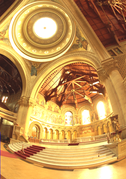
%> input picture Homework4/Images/0_Calib_Chapel/16_1.png, 126 x 179 px, shrunk from 502 x 716 before the run; its folder holds only this picture in this run
$ octave main_calibration.m   (GNU Octave 9; MATLAB toolbox functions it lacks are replaced by stand-ins)
%> lines starting %> are read from the running program, lines starting %| are printed output that depends on the picture; in (x1, y1, x2, y2) boxes, pixels count from 0 and x2, y2 are one past the last pixel; in counts of white or black regions, pixels touching at a corner belong together; the program's own positions count from 1
### Homework4/Code/ParseFiles.m
% Based on code by James Tompkin
%
% reads in a directory and parses out the exposure values
% files should be named like: "xxx_yyy.jpg" where
% xxx / yyy is the exposure in seconds.

function [filePaths, exposures, numExposures] = ParseFiles(folderPath)
%> called with folderPath = '../Images//0_Calib_Chapel'

list = dir(folderPath);
fileNames = setdiff({list.name}, {'.', '..'});
%disp(fileNames);
filePaths = strcat(strcat(folderPath, '/'), fileNames);
%disp(filePaths);
numExposures = length(fileNames);

exposures = zeros(numExposures, 1);

for i = 1 : numExposures
    fn = fileNames{i};
    [s, f] = regexp(fn, '(\d+)');
    nominator = fn(s(1):f(1));
    denominator = fn(s(2):f(2));
    exposure = str2double(nominator) / str2double(denominator);
    exposures(i) = exposure;
end

% sort by exposure
[exposures, indices] = sort(exposures, 'descend');
%disp(exposures)
filePaths = filePaths(indices);

### Homework4/Code/gsolve.m
%
% gsolve.m ? Solve for imaging system response function
%
% Given a set of pixel values observed for several pixels in several
% images with different exposure times, this function returns the
% imaging system뭩 response function g as well as the log film irradiance
% values for the observed pixels.
%
% Assumes:
%
% Zmin = 0
% Zmax = 255
%
% Arguments:
%
% Z(i,j) is the pixel values of pixel location number i in image j
% B(j) is the log delta t, or log shutter speed, for image j
% l is lamdba, the constant that determines the amount of smoothness
% w(z) is the weighting function value for pixel value z
%
% Returns:
%
% g(z) is the log exposure corresponding to pixel value z
% lE(i) is the log film irradiance at pixel location i
%
function [g,lE]=gsolve(Z,B,l,w, Zmin, Zmax)

n = Zmax+1;
A = zeros(size(Z,1)*size(Z,2)+n-1,n+size(Z,1));
b = zeros(size(A,1),1);

dwij = [];
%% Include the data?fitting equations
k = 1;
for i=1:size(Z,1)
    for j=1:size(Z,2)
        wij = w(Z(i,j)+1);
        dwij = [dwij wij];
        A(k,Z(i,j)+1) = wij;
        A(k,n+i) = -wij;
        b(k,1) = wij * B(j);
        k=k+1;
    end
end

%% Fix the curve by setting its middle value to 0
A(k,round((Zmax+1)/2)) = 1;
k=k+1;

%% Include the smoothness equations
for i=1:n-2
    A(k,i)=l*w(i+1);
    A(k,i+1)=-2*l*w(i+1);
    A(k,i+2)=l*w(i+1);
    k=k+1;
end

%% Solve the system using SVD
x = A\b;
g = x(1:n);
lE = x(n+1:size(x,1));

### Homework4/Code/reconstruct_hdr.m
function [lnE] = reconstruct_hdr(image,g,B,w,ch)

[x_max,y_max,chnl,p] = size(image);

for i = 1:x_max
  for j = 1:y_max
    tot_w = 0;
    g_w_tot = 0;
    for k = 1:p
       pic = image(i,j,ch,k);
       if pic == 0
         pic = 1;
       end
       temp_w = w(pic);
       tot_w += temp_w;
       #disp(image(i,j,ch,k));
       temp_g = g(pic);
       g_w_temp  = temp_w*(temp_g - B(k));
       g_w_tot += g_w_temp;

    end

    lnE(i,j) = g_w_tot/tot_w;
  end
end
endfunction

### Homework4/Code/global_tonemap.m
function [output]  = global_tonemap(input)

  for i = 1:size(input,1)
    for j = 1:size(input,2)
      output(i,j) = (0.5*input(i,j))/(0.5*input(i,j) + 1);
    end
  end

endfunction

### Homework4/Code/main_calibration.m
clear; clc;

%%% Assignment 4 - Starter code

% Setting up the input output paths and the parameters
inputDir = '../Images/';
outputDir = '../Results/';

lambda = 50;
Zmin = 0;
Zmax = 255;

calibSetName = '0_Calib_Chapel';
tic();
% Parsing the input images to get the file names and corresponding exposure
% values
[filePaths, exposures, numExposures] = ParseFiles([inputDir, '/', calibSetName]);

B = log(exposures);
% Sample the images

inp = im2double(imread(char(filePaths(1))));
[x_max,y_max,chnl] = size(inp);
%> x_max = 179; y_max = 126; chnl = 3
p = length(filePaths);

Z_r = zeros(80,p);
Z_g = zeros(80,p);
Z_b = zeros(80,p);

%taking 80 random samples
%code in octave...diffent function for matlab

rand_x = randi(x_max,1,80);
rand_y = randi(y_max,1,80);


for i = 1:80
  for j = 1:p

    pic = floor(im2double(imread(char(filePaths(j))))*255);
    Z_r(i,j) = pic(rand_x(i),rand_y(i),1);
    Z_g(i,j) = pic(rand_x(i),rand_y(i),2);
    Z_b(i,j) = pic(rand_x(i),rand_y(i),3);

  end
end

% Create the triangle function

function [output] = triangle(input)
  if input < (256/2)
    output = input;
  else
    output = 256 - input;
  endif
endfunction

%Tried passing array as function instead of "@triangle" to optimise

for kt = 1:256
  if kt<128
    w(kt) = kt;
  else
    w(kt) = 256 - kt;
  endif
end
%> after the loop, w = 256 values, max 128 at index 128, min 0 at index 256, mean 64
% Recover the camera response function using Debevec's optimization code (gsolve.m)

[g_r,lE_r]=gsolve(Z_r,B,lambda,w, Zmin, Zmax);
%> in gsolve, `A(k,round((Zmax+1)/2)) = 1;`: A: size 335x336 double; min -126, max 126, mean 0; mean of the top-left, top-right, bottom-left and bottom-right quarters 0.1, -0.1, 0, 0
%> after the loop in gsolve, `for i=1:n-2`: A: size 335x336 double; min -12800, max 6400, mean 0
[g_g,lE_g]=gsolve(Z_g,B,lambda,w, Zmin, Zmax);
%> in gsolve (call 2), `A(k,round((Zmax+1)/2)) = 1;`: A: size 335x336 double; min -128, max 128, mean 0; mean of the top-left, top-right, bottom-left and bottom-right quarters 0.2, -0.2, 0, 0
[g_b,lE_b]=gsolve(Z_b,B,lambda,w, Zmin, Zmax);
%> call 3 of gsolve, with B = 2.77, l = 50, Zmin = 0, Zmax = 255
%> after the loop in gsolve (call 3), `for i=1:size(Z,1)`:
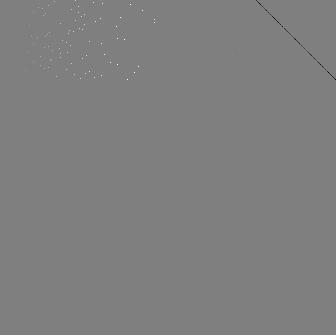
%> A: size 335x336 double; min -128, max 128, mean 0; mean of the top-left, top-right, bottom-left and bottom-right quarters 0.2, -0.2, 0, 0; drawn with min black and max white
%> in gsolve (call 3), `A(k,round((Zmax+1)/2)) = 1;`: A: size 335x336 double; under 0.01% of pixels changed, all inside (x1, y1, x2, y2) = (127, 80, 128, 81)
%> after the loop in gsolve (call 3), `for i=1:n-2`:
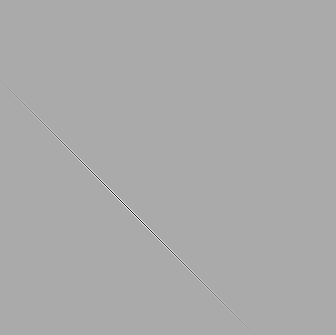
%> A: size 335x336 double; min -12800, max 6400, mean 0; mean of the top-left, top-right, bottom-left and bottom-right quarters 0.2, -0.2, 0, 0; drawn with min black and max white
disp('first part done ...');

%plotting camera response functions for different channels
 plot([g_r,g_g,g_b]);
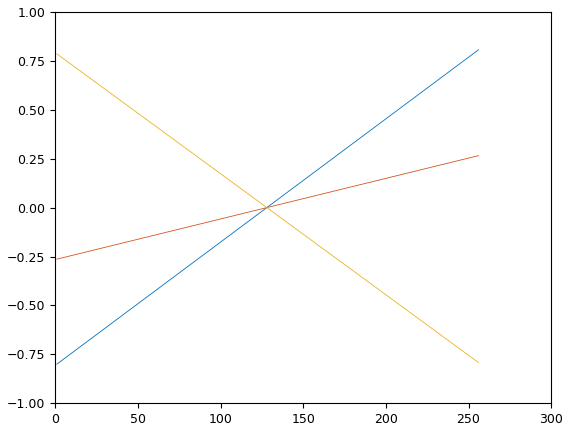
%> figure redrawn from the program's plot data; curve peaks at x = 256, y = 0.807; curve peaks at x = 256, y = 0.266; curve peaks at x = 1, y = 0.786

%Stacking images in a single matrix for increasing speed

calibSetName = '1_Bicycles';
tic();
% Parsing the input images to get the file names and corresponding exposure
% values
[filePaths, exposures, numExposures] = ParseFiles([inputDir, '/', calibSetName]);

B = log(exposures);

inp = im2double(imread(char(filePaths(1))));
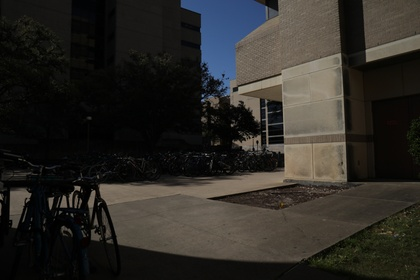
%> input picture Homework4/Images/1_Bicycles/1_1000.JPG, 420 x 280 px, shrunk from 1680 x 1120 before the run
%> inp: size 280x420x3 double
[x_max,y_max,chnl] = size(inp);
%> x_max = 280; y_max = 420
p = length(filePaths);

for a = 1:p
  image(:,:,:,a) = floor(im2double(imread(char(filePaths(a))))*255);
end

%fetching the logE for each channel

lnE_r = reconstruct_hdr(image,g_r,B,w,1);
disp('second part red done ...');
lnE_g = reconstruct_hdr(image,g_g,B,w,2);
%> call 2 of reconstruct_hdr, with B = -6.91, ch = 2
%> after the loop in reconstruct_hdr (call 2), `for i = 1:x_max`:
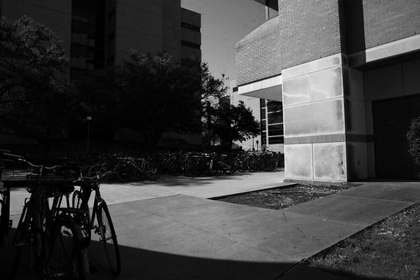
%> lnE: size 280x420 double; min 6.64, max 6.99, mean 6.73; drawn with min black and max white
disp('second part green done ...');
lnE_b = reconstruct_hdr(image,g_b,B,w,3);
%> call 3 of reconstruct_hdr, with B = -6.91, ch = 3
%> after the loop in reconstruct_hdr (call 3), `for i = 1:x_max`:
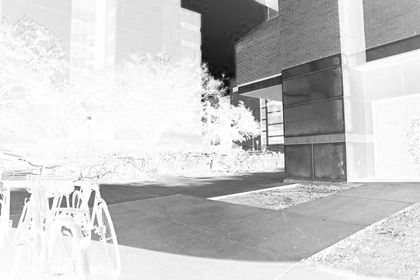
%> lnE: size 280x420 double; min 6.64, max 7.69, mean 7.47; drawn with min black and max white
disp('second part blue done ...');

%Extracting the E for r,g,b channels by applynig exponential operator

E_r = exp(lnE_r);
E_g = exp(lnE_g);
E_b = exp(lnE_b);

%show luminance mapping

LM(:,:,1) = E_r;
LM(:,:,2) = E_g;
LM(:,:,3) = E_b;
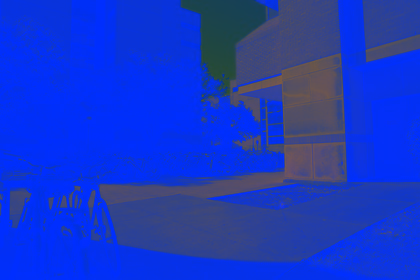
%> LM: size 280x420x3 double; mean R, G, B 614.8, 839.5, 1800.4; drawn with min black and max white

imshow(LM);
imwrite(LM, sprintf('%s/luminance_map_%s.jpg', outputDir,calibSetName));

%Global ton-mapping
E_r = global_tonemap(E_r);
E_g = global_tonemap(E_g);
E_b = global_tonemap(E_b);

disp('ton-mapping done ...');

%constructing the HDR image matrix

HDR(:,:,1) = E_r;
HDR(:,:,2) = E_g;
HDR(:,:,3) = E_b;

%show HDR image

imshow(HDR);
toc();

%save image

imwrite(HDR, sprintf('%s/result_%s.jpg', outputDir,calibSetName));
